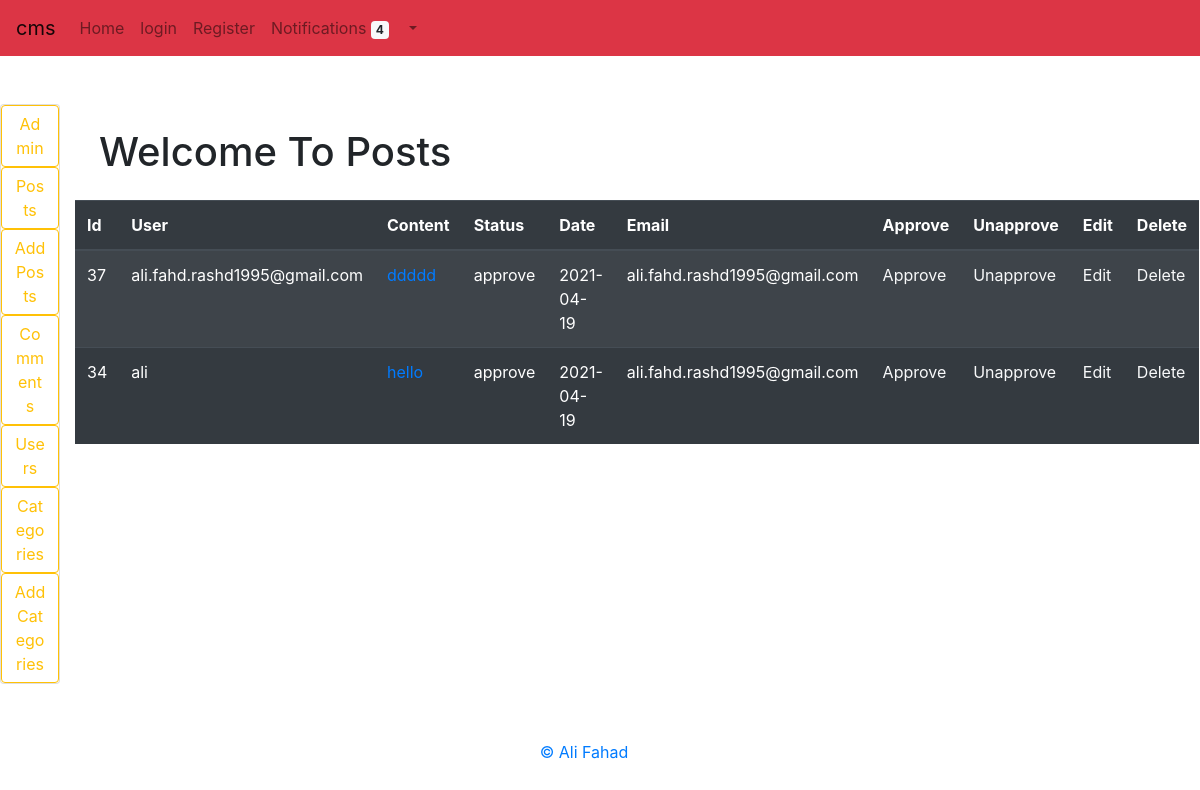
Page /admin/comments.php on the committed database.
### tables this page shows
CREATE TABLE `comments` (
  `comment_id` int(255) NOT NULL,
  `comment_user` varchar(255) NOT NULL,
  `comment_date` date NOT NULL,
  `comment_image` text NOT NULL,
  `comment_content` text NOT NULL,
  `comment_post_id` int(255) NOT NULL,
  `comment_status` varchar(255) NOT NULL,
  `comment_email` varchar(255) NOT NULL
);

### admin/comments.php (the view, shortened to what this page needs)
<?php include "nav.php"; ?>
<div class="container">
<h1 class="m-4">Welcome To Posts</h1>
<table class="table table-striped table-dark">
                        <thead><tr>
                        <th>Id</th>
                        <th>User</th>
                        <th>Content</th>
                        <th>Status</th>
                        <th>Date</th>
                        <th>Email</th>
                        <th>Approve</th>
                        <th>Unapprove</th>
                        <th>Edit</th>
                        <th>Delete</th>
                        </tr></thead><tbody>
                        <?php
        $query = "SELECT * FROM comments ORDER BY comment_id DESC";
        $select_posts = mysqli_query($connection,$query);
        while($row = mysqli_fetch_assoc($select_posts)){
        $comment_id             = $row['comment_id'];
        $comment_user         = $row['comment_user'];
        $comment_date        = $row['comment_date'];
        $comment_content         = $row['comment_content'];
        $comment_status	       = $row['comment_status'];
        $comment_post_id	       = $row['comment_post_id'];
        $comment_email        = $row['comment_email'];
        echo "<tr>";
        echo "<td>$comment_id</td>";
        echo "<td>$comment_user</td>";
        echo "<td><a href='/new/post.php?p=$comment_post_id'>$comment_content</a></td>";
        echo "<td>$comment_status</td>";
        echo "<td>$comment_date </td>";
        echo "<td>$comment_email </td>";
        echo "<td><a class='text-light' href='comments.php?app=$comment_id'>Approve</a></td>";
        echo "<td><a class='text-light' href='comments.php?unapp=$comment_id'>Unapprove</a></td>";
        echo "<td><a class='text-light' href='edit_comment.php?edit=$comment_id'>Edit</a></td>";
        echo "<td><a class='text-light' href='comments.php?del=$comment_id'>Delete</a></td>";
        echo "</tr>";}?>
        </tbody></table></div></div>
        <?php include "../footer.php";?>

### rows in the picture
comments: comment_id "37", comment_user "ali.fahd.rashd1995@gmail.com", comment_content "ddddd", comment_status "approve", comment_date "2021-04-19", comment_email "ali.fahd.rashd1995@gmail.com"
comments: comment_id "34", comment_user "ali", comment_content "hello", comment_status "approve", comment_date "2021-04-19", comment_email "ali.fahd.rashd1995@gmail.com"
